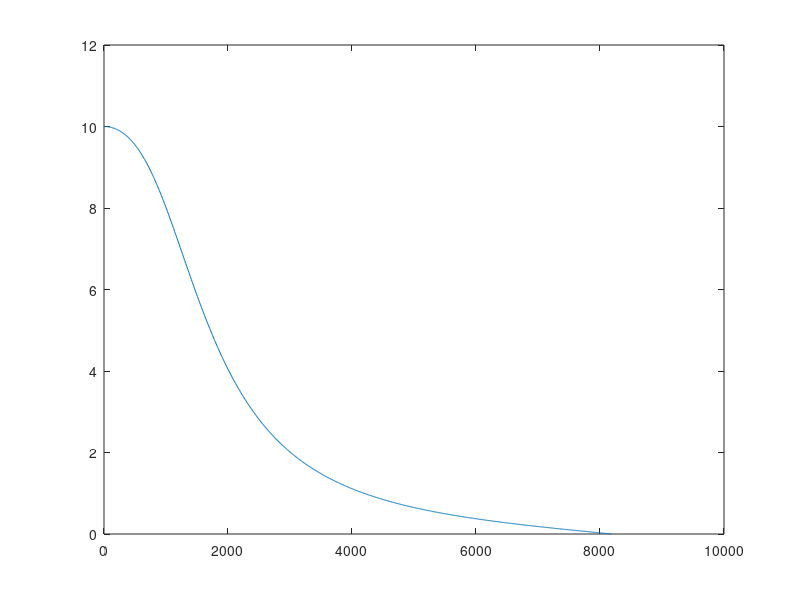
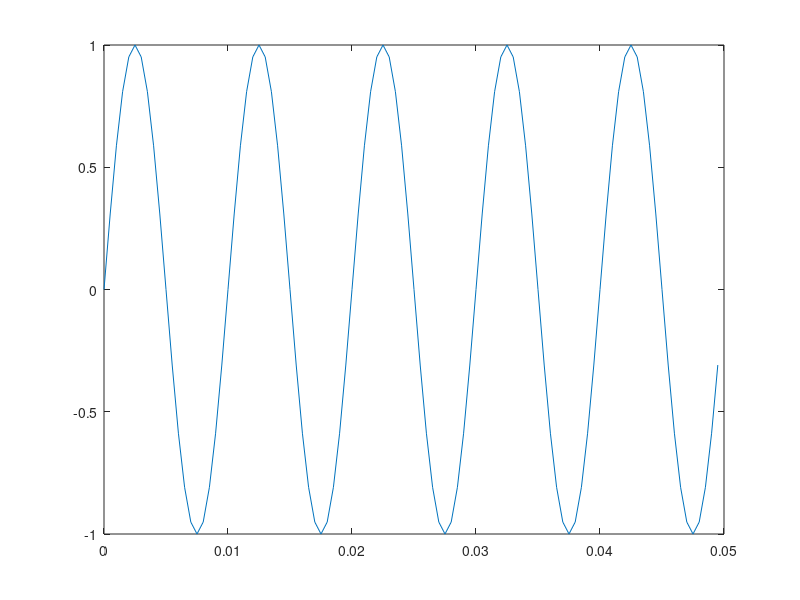
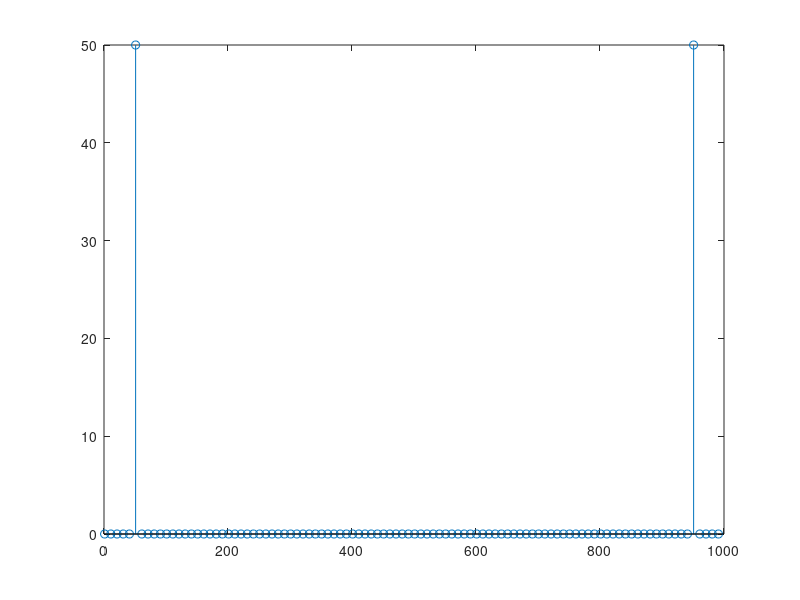
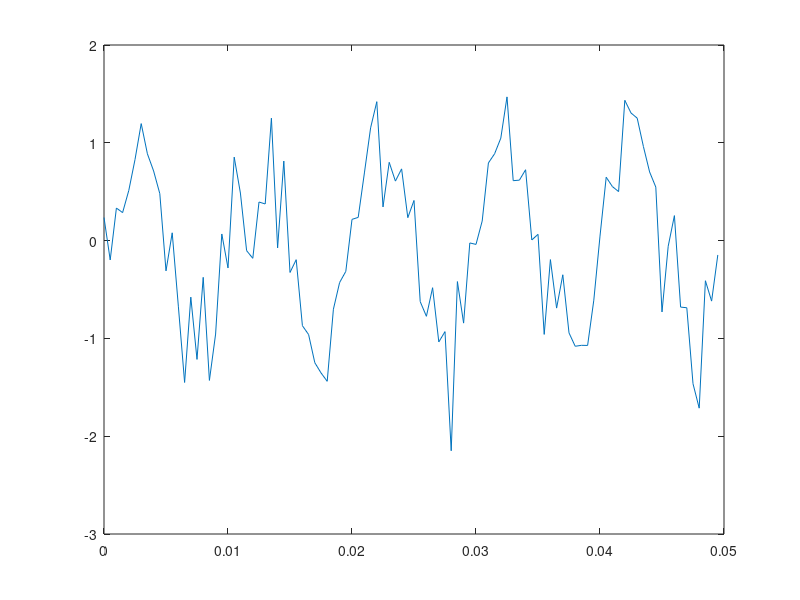

These charts were generated, in order, by the following MATLAB code:
clc;clear all;close all
a=[1 -1.2 0.4];  b=[1 1];
f=1000; fe=16384;
%a
figure(1)
[h,f]=freqz(b,a,f,fe);%filtre pass bas
plot(f,abs(h))
%b
f0=100; fe=2000; N=100;
n=0:1/fe:99/fe;
f=1:fe/200:fe/2;
y=sin(2*pi*f0*n);
yy=fft(y,100);
figure(2)
plot(n,y)
figure(3)
stem(f,abs(yy))
%c bruit
figure(4)
y2=y+0.4*randn(1,length(y));
plot(n,y2)
figure(5)
yy2=fft(y2,100);
stem(f,abs(yy2))
%d
figure(6)
y2f=filter(b,a,y2);
plot(n,y2f)
figure(7)
yy2f=fft(y2f,100);
stem(f,abs(yy2f))






